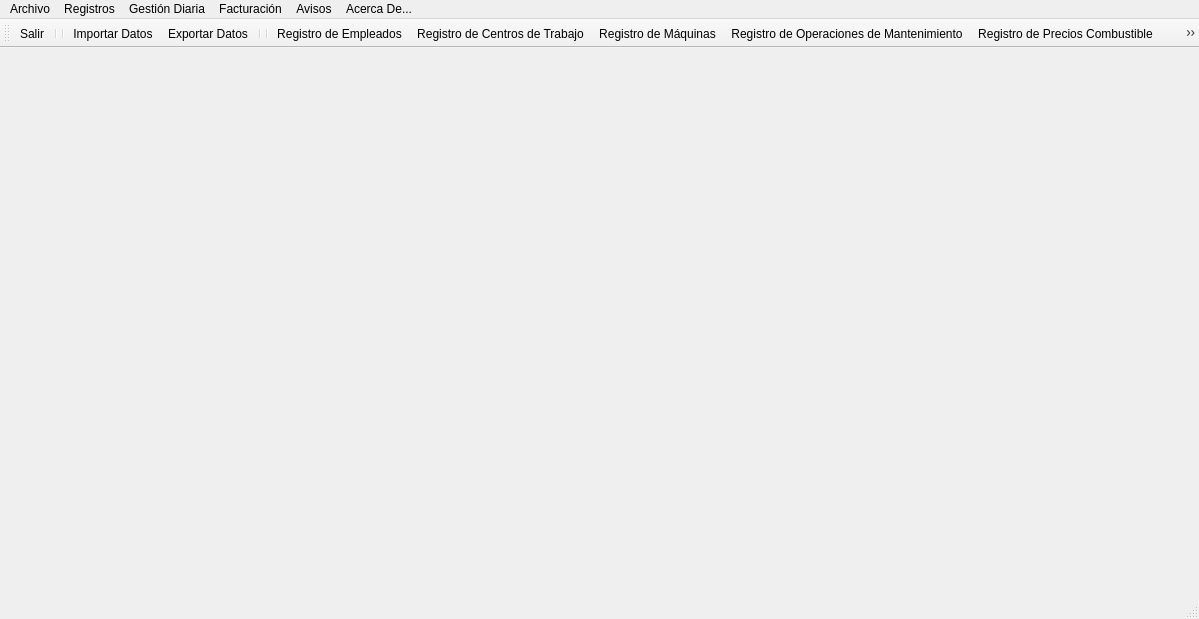
<?xml version="1.0" encoding="UTF-8"?>
<ui version="4.0">
 <class>MainWindow</class>
 <widget class="QMainWindow" name="MainWindow">
  <property name="geometry">
   <rect>
    <x>0</x>
    <y>0</y>
    <width>1199</width>
    <height>619</height>
   </rect>
  </property>
  <property name="windowTitle">
   <string>MainWindow</string>
  </property>
  <property name="windowIcon">
   <iconset resource="Imagenes.qrc">
    <normaloff>:/imagenes/cargadora3.jpeg</normaloff>:/imagenes/cargadora3.jpeg</iconset>
  </property>
  <widget class="QWidget" name="centralwidget"/>
  <widget class="QMenuBar" name="menubar">
   <property name="geometry">
    <rect>
     <x>0</x>
     <y>0</y>
     <width>1199</width>
     <height>22</height>
    </rect>
   </property>
   <widget class="QMenu" name="menuArchivo">
    <property name="title">
     <string>Archivo</string>
    </property>
    <addaction name="actionImportar_Datos"/>
    <addaction name="actionExportar_Datos"/>
    <addaction name="separator"/>
    <addaction name="separator"/>
    <addaction name="actionSalir"/>
    <addaction name="separator"/>
   </widget>
   <widget class="QMenu" name="menuRegistros">
    <property name="title">
     <string>Registros</string>
    </property>
    <addaction name="actionRegistro_de_Empleados"/>
    <addaction name="actionRegistro_de_Centros_de_Trabajo"/>
    <addaction name="actionRegistro_de_M_quinas"/>
    <addaction name="actionRegistro_de_Operaciones_de_Mantenimiento"/>
    <addaction name="actionAver_as"/>
    <addaction name="actionRegistro_de_Precios_Combustible"/>
    <addaction name="actionRegistro_de_Tarifas_de_las_M_quina"/>
   </widget>
   <widget class="QMenu" name="menuGesti_n">
    <property name="title">
     <string>Gestión Diaria</string>
    </property>
    <addaction name="actionGesti_n_Diaria_de_Partes_de_Trabajo"/>
    <addaction name="actionRepostajes"/>
    <addaction name="actionMantenimiento"/>
   </widget>
   <widget class="QMenu" name="menuAvios">
    <property name="title">
     <string>Avisos</string>
    </property>
    <addaction name="actionBuzn_de_Tareas_Pendientes"/>
   </widget>
   <widget class="QMenu" name="menuAcerca_De">
    <property name="title">
     <string>Acerca De...</string>
    </property>
   </widget>
   <widget class="QMenu" name="menuFacturaci_n">
    <property name="title">
     <string>Facturación</string>
    </property>
    <widget class="QMenu" name="menuIngresos">
     <property name="title">
      <string>Ingresos</string>
     </property>
     <addaction name="actionListado_de_Horas_Por_Empleado"/>
     <addaction name="actionListado_de_Horas_Por_Maquina"/>
     <addaction name="actionListado_Horas_Por_Centro_de_Trabajo"/>
    </widget>
    <widget class="QMenu" name="menuGastos_2">
     <property name="title">
      <string>Gastos</string>
     </property>
     <addaction name="actionListado_de_Gastos_Por_Maquina"/>
    </widget>
    <addaction name="menuIngresos"/>
    <addaction name="menuGastos_2"/>
   </widget>
   <addaction name="menuArchivo"/>
   <addaction name="menuRegistros"/>
   <addaction name="menuGesti_n"/>
   <addaction name="menuFacturaci_n"/>
   <addaction name="menuAvios"/>
   <addaction name="menuAcerca_De"/>
  </widget>
  <widget class="QStatusBar" name="statusbar"/>
  <widget class="QToolBar" name="toolBar">
   <property name="windowTitle">
    <string>toolBar</string>
   </property>
   <property name="iconSize">
    <size>
     <width>30</width>
     <height>30</height>
    </size>
   </property>
   <attribute name="toolBarArea">
    <enum>TopToolBarArea</enum>
   </attribute>
   <attribute name="toolBarBreak">
    <bool>false</bool>
   </attribute>
   <addaction name="actionSalir"/>
   <addaction name="separator"/>
   <addaction name="separator"/>
   <addaction name="actionImportar_Datos"/>
   <addaction name="actionExportar_Datos"/>
   <addaction name="separator"/>
   <addaction name="separator"/>
   <addaction name="actionRegistro_de_Empleados"/>
   <addaction name="actionRegistro_de_Centros_de_Trabajo"/>
   <addaction name="actionRegistro_de_M_quinas"/>
   <addaction name="actionRegistro_de_Operaciones_de_Mantenimiento"/>
   <addaction name="actionRegistro_de_Precios_Combustible"/>
   <addaction name="actionRegistro_de_Tarifas_de_las_M_quina"/>
   <addaction name="actionAver_as"/>
   <addaction name="separator"/>
   <addaction name="separator"/>
   <addaction name="actionGesti_n_Diaria_de_Partes_de_Trabajo"/>
   <addaction name="actionRepostajes"/>
   <addaction name="actionMantenimiento"/>
   <addaction name="separator"/>
   <addaction name="separator"/>
   <addaction name="actionListado_de_Horas_Por_Empleado"/>
   <addaction name="actionListado_de_Horas_Por_Maquina"/>
   <addaction name="actionListado_Horas_Por_Centro_de_Trabajo"/>
   <addaction name="separator"/>
   <addaction name="separator"/>
   <addaction name="actionListado_de_Gastos_Por_Maquina"/>
   <addaction name="separator"/>
   <addaction name="separator"/>
   <addaction name="actionBuzn_de_Tareas_Pendientes"/>
  </widget>
  <action name="actionSalir">
   <property name="icon">
    <iconset resource="Imagenes.qrc">
     <normaloff>:/imagenes/Cerrar.png</normaloff>:/imagenes/Cerrar.png</iconset>
   </property>
   <property name="text">
    <string>Salir</string>
   </property>
  </action>
  <action name="actionImportar_Datos">
   <property name="icon">
    <iconset resource="Imagenes.qrc">
     <normaloff>:/imagenes/importarDatos.jpeg</normaloff>:/imagenes/importarDatos.jpeg</iconset>
   </property>
   <property name="text">
    <string>Importar Datos</string>
   </property>
  </action>
  <action name="actionExportar_Datos">
   <property name="icon">
    <iconset resource="Imagenes.qrc">
     <normaloff>:/imagenes/ExportarDatos.jpeg</normaloff>:/imagenes/ExportarDatos.jpeg</iconset>
   </property>
   <property name="text">
    <string>Exportar Datos</string>
   </property>
  </action>
  <action name="actionRegistro_de_Empleados">
   <property name="icon">
    <iconset resource="Imagenes.qrc">
     <normaloff>:/imagenes/empleado.jpeg</normaloff>:/imagenes/empleado.jpeg</iconset>
   </property>
   <property name="text">
    <string>Registro de Empleados</string>
   </property>
  </action>
  <action name="actionRegistro_de_Centros_de_Trabajo">
   <property name="icon">
    <iconset resource="Imagenes.qrc">
     <normaloff>:/imagenes/fabrica.png</normaloff>:/imagenes/fabrica.png</iconset>
   </property>
   <property name="text">
    <string>Registro de Centros de Trabajo</string>
   </property>
  </action>
  <action name="actionRegistro_de_M_quinas">
   <property name="icon">
    <iconset resource="Imagenes.qrc">
     <normaloff>:/imagenes/maquina.jpeg</normaloff>:/imagenes/maquina.jpeg</iconset>
   </property>
   <property name="text">
    <string>Registro de Máquinas</string>
   </property>
  </action>
  <action name="actionRegistro_de_Operaciones_de_Mantenimiento">
   <property name="icon">
    <iconset resource="Imagenes.qrc">
     <normaloff>:/imagenes/mantenimiento.jpeg</normaloff>:/imagenes/mantenimiento.jpeg</iconset>
   </property>
   <property name="text">
    <string>Registro de Operaciones de Mantenimiento...</string>
   </property>
  </action>
  <action name="actionRegistro_de_Precios_Combustible">
   <property name="icon">
    <iconset resource="Imagenes.qrc">
     <normaloff>:/imagenes/preciosGasoil.jpeg</normaloff>:/imagenes/preciosGasoil.jpeg</iconset>
   </property>
   <property name="text">
    <string>Registro de Precios Combustible</string>
   </property>
  </action>
  <action name="actionRegistro_de_Tarifas_de_las_M_quina">
   <property name="icon">
    <iconset resource="Imagenes.qrc">
     <normaloff>:/imagenes/horas_maquinas.jpeg</normaloff>:/imagenes/horas_maquinas.jpeg</iconset>
   </property>
   <property name="text">
    <string>Registro de Tarifas de las Máquinas</string>
   </property>
  </action>
  <action name="actionGesti_n_Diaria_de_Partes_de_Trabajo">
   <property name="icon">
    <iconset resource="Imagenes.qrc">
     <normaloff>:/imagenes/diario.png</normaloff>:/imagenes/diario.png</iconset>
   </property>
   <property name="text">
    <string>Partes de Trabajo</string>
   </property>
  </action>
  <action name="actionRepostajes">
   <property name="icon">
    <iconset resource="Imagenes.qrc">
     <normaloff>:/imagenes/surtidor.jpeg</normaloff>:/imagenes/surtidor.jpeg</iconset>
   </property>
   <property name="text">
    <string>Repostajes</string>
   </property>
  </action>
  <action name="actionMantenimiento">
   <property name="icon">
    <iconset resource="Imagenes.qrc">
     <normaloff>:/imagenes/engranaje.jpeg</normaloff>:/imagenes/engranaje.jpeg</iconset>
   </property>
   <property name="text">
    <string>Mantenimiento</string>
   </property>
  </action>
  <action name="actionAver_as">
   <property name="icon">
    <iconset resource="Imagenes.qrc">
     <normaloff>:/imagenes/averia.png</normaloff>:/imagenes/averia.png</iconset>
   </property>
   <property name="text">
    <string>Registro De Averías</string>
   </property>
  </action>
  <action name="actionListado_de_Horas_Por_Empleado">
   <property name="icon">
    <iconset resource="Imagenes.qrc">
     <normaloff>:/imagenes/horas_empleado.png</normaloff>:/imagenes/horas_empleado.png</iconset>
   </property>
   <property name="text">
    <string>Listado de Horas Por Empleado</string>
   </property>
  </action>
  <action name="actionListado_de_Horas_Por_Maquina">
   <property name="icon">
    <iconset resource="Imagenes.qrc">
     <normaloff>:/imagenes/reloj.jpeg</normaloff>:/imagenes/reloj.jpeg</iconset>
   </property>
   <property name="text">
    <string>Listado de Horas Por Maquina</string>
   </property>
  </action>
  <action name="actionListado_Horas_Por_Centro_de_Trabajo">
   <property name="icon">
    <iconset resource="Imagenes.qrc">
     <normaloff>:/imagenes/horas_empresas.jpeg</normaloff>:/imagenes/horas_empresas.jpeg</iconset>
   </property>
   <property name="text">
    <string>Listado Horas Por Centro de Trabajo</string>
   </property>
  </action>
  <action name="actionListado_de_Gastos_Por_Maquina">
   <property name="icon">
    <iconset resource="Imagenes.qrc">
     <normaloff>:/imagenes/Gastos.png</normaloff>:/imagenes/Gastos.png</iconset>
   </property>
   <property name="text">
    <string>Listado de Gastos Por Maquina</string>
   </property>
  </action>
  <action name="actionBuzn_de_Tareas_Pendientes">
   <property name="icon">
    <iconset resource="Imagenes.qrc">
     <normaloff>:/imagenes/buzon.png</normaloff>:/imagenes/buzon.png</iconset>
   </property>
   <property name="text">
    <string>Buzon de Tareas Pendientes</string>
   </property>
  </action>
 </widget>
 <resources>
  <include location="Imagenes.qrc"/>
 </resources>
 <connections/>
</ui>
